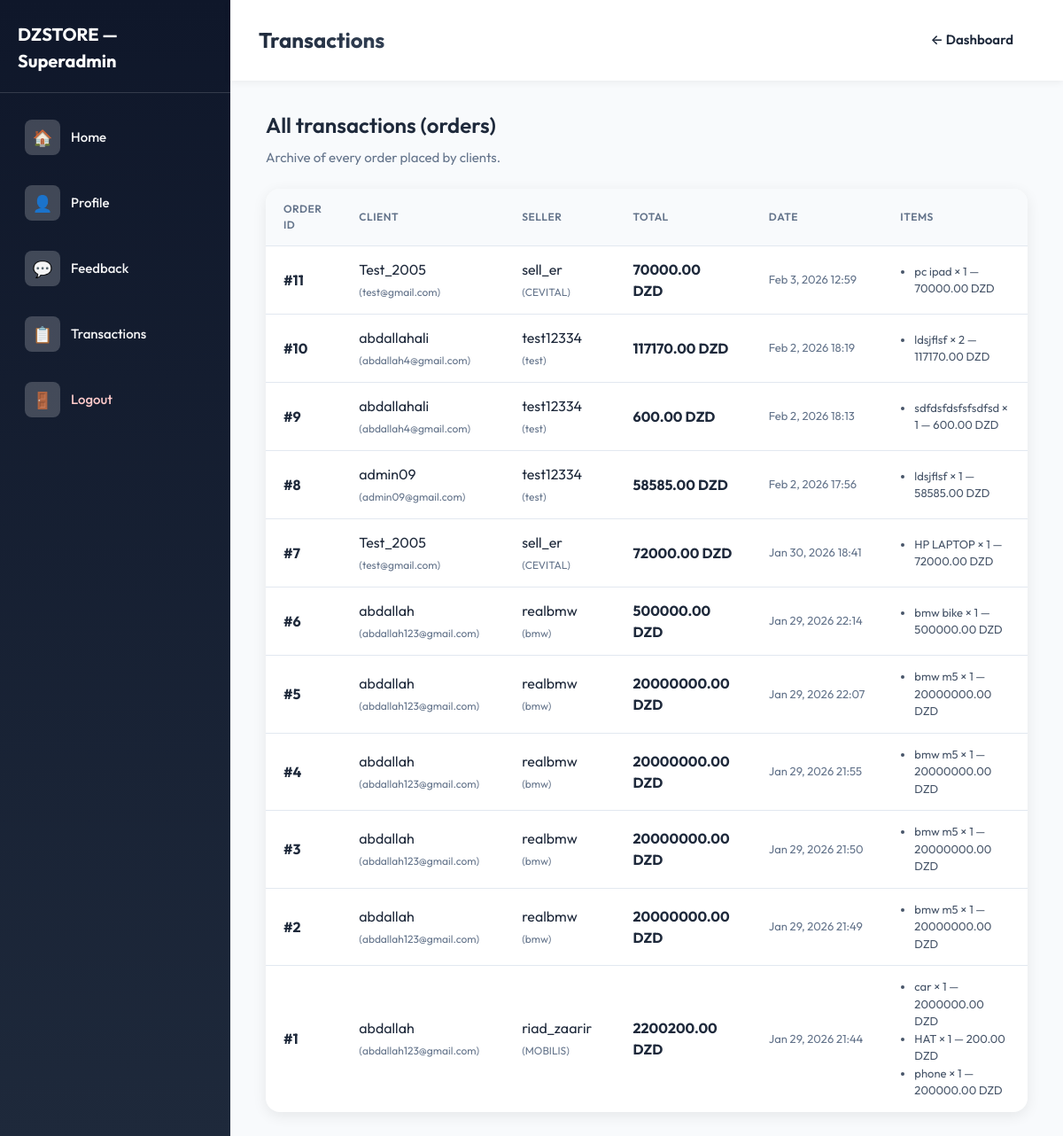
Screenshot of /superadmin/transactions/ (signed in) with the database file from the repository.
### accounts/models.py (models this page shows, shortened)
class Order(models.Model):
    STATUS_CHOICES = [
        ("pending", "Pending"),
        ("confirmed", "Confirmed"),
        ("completed", "Completed"),
        ("cancelled", "Cancelled"),
    ]
    client = models.ForeignKey(
        Client,
        on_delete=models.CASCADE,
        related_name="orders",
    )
    seller = models.ForeignKey(
        Seller,
        on_delete=models.CASCADE,
        related_name="orders",
    )
    status = models.CharField(max_length=20, choices=STATUS_CHOICES, default="pending")
    created_at = models.DateTimeField(auto_now_add=True)
    class Meta:
        ordering = ["-created_at"]
    @property
    def total_amount(self):
        return sum(oi.subtotal for oi in self.order_items.all())

class Client(AbstractUser):
    email = models.EmailField(unique=True)
    age = models.PositiveIntegerField(
        validators=[MinValueValidator(18)],
        null=True,
        blank=False,
    )

class Seller(models.Model):
    user = models.OneToOneField(
        Client,
        on_delete=models.CASCADE,
        related_name="seller_profile",
    )
    business_name = models.CharField(max_length=200, null=True, blank=True)
    phone_number = models.CharField(max_length=20, null=True, blank=True)

class OrderItem(models.Model):
    order = models.ForeignKey(
        Order,
        on_delete=models.CASCADE,
        related_name="order_items",
    )
    product = models.ForeignKey(
        Product,
        on_delete=models.PROTECT,
        related_name="order_items",
    )
    quantity = models.PositiveIntegerField()
    price_at_order = models.DecimalField(max_digits=10, decimal_places=2, help_text="Price per unit when ordered")
    class Meta:
        unique_together = [["order", "product"]]
    @property
    def subtotal(self):
        return self.quantity * self.price_at_order

class Product(models.Model):
    CATEGORY_CHOICES = [
        ("food", "Food"),
        ("cars", "Cars"),
        ("bikes", "Bikes"),
        ("phones", "Phones"),
        ("laptop", "Laptop"),
    ]
    seller = models.ForeignKey(
        Seller, on_delete=models.CASCADE, related_name="products"
    )
    publisher_name = models.CharField(max_length=200)  # business name snapshot
    name = models.CharField(max_length=200)
    description = models.TextField(blank=True)
    image = models.URLField(max_length=2000, blank=True, null=True)
    quantity = models.PositiveIntegerField(default=0)
    price = models.DecimalField(max_digits=10, decimal_places=2)
    category = models.CharField(max_length=20, choices=CATEGORY_CHOICES)
    created_at = models.DateTimeField(auto_now_add=True)
    is_active = models.BooleanField(default=True, help_text="False = soft-deleted (hidden from listings, kept for order history)")

### accounts/views.py (the view)
# urls.py: path('superadmin/transactions/', superadmin_transactions_view, name='superadmin_transactions'),
@login_required
def superadmin_transactions_view(request):
    if not getattr(request.user, "is_superuser", False):
        messages.error(request, "Access denied. Superadmin only.")
        return redirect("superadmin_login")
    orders = (
        Order.objects.select_related("client", "seller", "seller__user")
        .prefetch_related("order_items", "order_items__product")
        .order_by("-created_at")
    )
    return render(request, "accounts/superadmin_transactions.html", {"orders": orders})

### accounts/context_processors.py (called while the page is built)
def seller_notifications(request):
    if not request.user.is_authenticated:
        return {"seller_unread_notifications": 0}
    if not Seller.objects.filter(user=request.user).exists():
        return {"seller_unread_notifications": 0}
    seller = Seller.objects.get(user=request.user)
    count = Notification.objects.filter(seller=seller, is_read=False).count()
    return {"seller_unread_notifications": count}

### accounts/templates/accounts/superadmin_transactions.html (shortened to what this page needs)
{% extends "accounts/base_superadmin.html" %}
{% block header_title %}Transactions{% endblock %}
{% block header_actions %}
    <a href="{% url 'superadmin_home' %}" class="btn btn-ghost">← Dashboard</a>
{% endblock %}
{% block content %}
    <h2 class="page-title">All transactions (orders)</h2>
    <p class="page-desc">Archive of every order placed by clients.</p>
    <div class="table-wrap">
        <table>
            <thead>
                <tr>
                    <th>Order ID</th>
                    <th>Client</th>
                    <th>Seller</th>
                    <th>Total</th>
                    <th>Date</th>
                    <th>Items</th>
                </tr>
            </thead>
            <tbody>
                {% for order in orders %}
                    <tr>
                        <td><strong>#{{ order.pk }}</strong></td>
                        <td>{{ order.client.username }}{% if order.client.email %} <span style="color:#64748b; font-size:12px;">({{ order.client.email }})</span>{% endif %}</td>
                        <td>{{ order.seller.user.username }}{% if order.seller.business_name %} <span style="color:#64748b; font-size:12px;">({{ order.seller.business_name }})</span>{% endif %}</td>
                        <td><strong>{{ order.total_amount }} DZD</strong></td>
                        <td style="white-space:nowrap; font-size:13px; color:#64748b;">{{ order.created_at|date:"M j, Y H:i" }}</td>
                        <td>
                            <ul style="margin:0; padding-left:16px; font-size:13px; color:#475569;">
                                {% for oi in order.order_items.all %}
                                    <li>{{ oi.product.name }} × {{ oi.quantity }} — {{ oi.subtotal }} DZD</li>
                                {% endfor %}
                            </ul>
                        </td>
                    </tr>
                {% empty %}
                    <tr class="empty-row">
                        <td colspan="7">No orders yet.</td>
                    </tr>
                {% endfor %}
            </tbody>
        </table>
    </div>
{% endblock %}

### accounts/static/accounts/css/dzstore.css (style rules this page uses)
:root { --font: 'Outfit', -apple-system, BlinkMacSystemFont, sans-serif; --radius-sm: 8px; --radius-md: 12px; --radius-lg: 16px; --radius-xl: 20px; --shadow-sm: 0 2px 8px rgba(0,0,0,0.06); --shadow-md: 0 4px 16px rgba(0,0,0,0.08); --shadow-lg: 0 8px 32px rgba(0,0,0,0.12); --transition: 0.2s ease; --primary: #6366f1; --primary-dark: #4f46e5; --primary-light: #818cf8; --accent: #8b5cf6; --sidebar-from: #4f46e5; --sidebar-to: #7c3aed; --gradient: linear-gradient(135deg, var(--primary) 0%, var(--accent) 100%); --sidebar-bg: linear-gradient(180deg, var(--sidebar-from), var(--sidebar-to)); --btn-bg: var(--gradient); --focus-ring: rgba(99, 102, 241, 0.25); --card-accent: var(--accent); --danger: #dc2626; --danger-bg: #fee2e2; --success-bg: #dcfce7; --success-text: #166534; --warning-bg: #fef3c7; --warning-text: #92400e; }
.theme-superadmin { --primary: #1e293b; --primary-dark: #0f172a; --primary-light: #334155; --accent: #475569; --sidebar-from: #0f172a; --sidebar-to: #1e293b; --gradient: linear-gradient(135deg, #1e293b 0%, #334155 100%); --sidebar-bg: linear-gradient(180deg, var(--sidebar-from), var(--sidebar-to)); --btn-bg: var(--gradient); --focus-ring: rgba(30, 41, 59, 0.2); --card-accent: #1e293b; }
*, *::before, *::after { margin: 0; padding: 0; box-sizing: border-box; }
html { scroll-behavior: smooth; }
body { font-family: var(--font); font-size: 16px; line-height: 1.5; color: #1e293b; background: #f1f5f9; min-height: 100vh; -webkit-font-smoothing: antialiased; }
.layout-app { display: flex; min-height: 100vh; overflow-x: hidden; }
.page-title { font-size: 24px; font-weight: 600; color: #1e293b; margin-bottom: 8px; }
.page-desc { font-size: 15px; color: #64748b; margin-bottom: 24px; }
.btn { display: inline-flex; align-items: center; justify-content: center; gap: 8px; padding: 14px 24px; font-family: var(--font); font-size: 15px; font-weight: 600; border-radius: var(--radius-sm); border: none; cursor: pointer; text-decoration: none; transition: transform var(--transition), box-shadow var(--transition), opacity var(--transition); }
.btn-ghost { background: transparent; color: var(--primary); font-weight: 600; }
.theme-superadmin .btn-ghost { color: var(--primary); }
.table-wrap { background: #fff; border-radius: var(--radius-lg); box-shadow: var(--shadow-md); overflow: hidden; }
.table-wrap table { width: 100%; border-collapse: collapse; }
.table-wrap th, .table-wrap td { padding: 14px 20px; text-align: left; border-bottom: 1px solid #e2e8f0; }
.table-wrap th { background: #f8fafc; font-weight: 600; font-size: 12px; color: #64748b; text-transform: uppercase; letter-spacing: 0.5px; }
.table-wrap tr:last-child td { border-bottom: none; }

### rows the page displays
Order: pk "11", client.username "Test_2005", client.email "test@gmail.com", seller.user.username "sell_er", seller.business_name "CEVITAL", total_amount "70000.00", created_at "Feb 3, 2026 12:59"
OrderItem: product.name "pc ipad", quantity "1", subtotal "70000.00"
Order: pk "10", client.username "abdallahali", client.email "abdallah4@gmail.com", seller.user.username "test12334", seller.business_name "test", total_amount "117170.00", created_at "Feb 2, 2026 18:19"
OrderItem: product.name "ldsjflsf", quantity "2", subtotal "117170.00"
Order: pk "9", client.username "abdallahali", client.email "abdallah4@gmail.com", seller.user.username "test12334", seller.business_name "test", total_amount "600.00", created_at "Feb 2, 2026 18:13"
OrderItem: product.name "sdfdsfdsfsfsdfsd", quantity "1", subtotal "600.00"
Order: pk "8", client.username "admin09", client.email "admin09@gmail.com", seller.user.username "test12334", seller.business_name "test", total_amount "58585.00", created_at "Feb 2, 2026 17:56"
OrderItem: product.name "ldsjflsf", quantity "1", subtotal "58585.00"
Order: pk "7", client.username "Test_2005", client.email "test@gmail.com", seller.user.username "sell_er", seller.business_name "CEVITAL", total_amount "72000.00", created_at "Jan 30, 2026 18:41"
OrderItem: product.name "HP LAPTOP", quantity "1", subtotal "72000.00"
Order: pk "6", client.username "abdallah", client.email "abdallah123@gmail.com", seller.user.username "realbmw", seller.business_name "bmw", total_amount "500000.00", created_at "Jan 29, 2026 22:14"
OrderItem: product.name "bmw bike", quantity "1", subtotal "500000.00"
Order: pk "5", client.username "abdallah", client.email "abdallah123@gmail.com", seller.user.username "realbmw", seller.business_name "bmw", total_amount "20000000.00", created_at "Jan 29, 2026 22:07"
OrderItem: product.name "bmw m5", quantity "1", subtotal "20000000.00"
Order: pk "4", client.username "abdallah", client.email "abdallah123@gmail.com", seller.user.username "realbmw", seller.business_name "bmw", total_amount "20000000.00", created_at "Jan 29, 2026 21:55"
OrderItem: product.name "bmw m5", quantity "1", subtotal "20000000.00"
Order: pk "3", client.username "abdallah", client.email "abdallah123@gmail.com", seller.user.username "realbmw", seller.business_name "bmw", total_amount "20000000.00", created_at "Jan 29, 2026 21:50"
OrderItem: product.name "bmw m5", quantity "1", subtotal "20000000.00"
Order: pk "2", client.username "abdallah", client.email "abdallah123@gmail.com", seller.user.username "realbmw", seller.business_name "bmw", total_amount "20000000.00", created_at "Jan 29, 2026 21:49"
OrderItem: product.name "bmw m5", quantity "1", subtotal "20000000.00"
Order: pk "1", client.username "abdallah", client.email "abdallah123@gmail.com", seller.user.username "riad_zaarir", seller.business_name "MOBILIS", total_amount "2200200.00", created_at "Jan 29, 2026 21:44"
OrderItem: product.name "car", quantity "1", subtotal "2000000.00"
OrderItem: product.name "HAT", quantity "1", subtotal "200.00"
OrderItem: product.name "phone", quantity "1", subtotal "200000.00"
